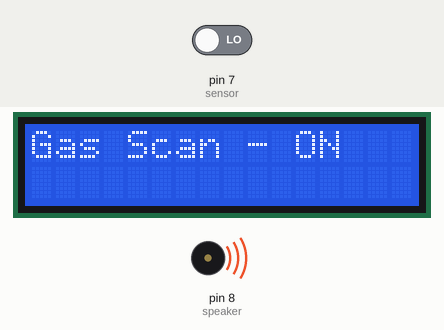
Recording of a sketch running on a simulated Arduino Uno, built with avr-gcc and run on an emulated ATmega328P. Parts: 16×2 character LCD, buzzer (waves = sounding, pin HIGH). Inputs (shaded band) come from the test bench; at power-on: pin 7 (sensor) LOW. The modem accepts every AT command (registered, SIM ready, sends succeed) and sends nothing else.

Above: at 0.6 s.
At 17.1 s:
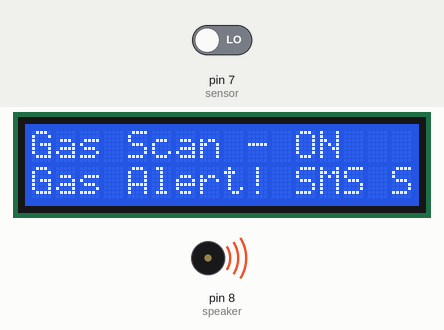
Timing chart, 0 to 18.6 s (numbered marks = the images above):
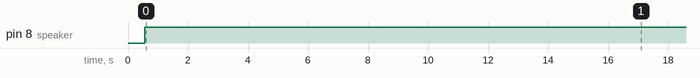

Measured:
- by itself, pin 8 (speaker): LOW → HIGH at 0.56 s
- what the display in image 0 shows lasts 16.4 s, from 0.6 s to 17.0 s

The sketch:

complete_code_for_the_device.ino
```cpp
#include <SoftwareSerial.h>
#include <LiquidCrystal.h>
LiquidCrystal lcd(12, 11, 5, 4, 3, 2);
SoftwareSerial mySerial(9, 10);

int sensor=7;
int speaker=8;
int gas_value,Gas_alert_val, Gas_shut_val;
int Gas_Leak_Status;
int sms_count=0;

void setup()
{

pinMode(sensor,INPUT);
pinMode(speaker,OUTPUT);
mySerial.begin(9600);
Serial.begin(9600);
lcd.begin(16,2);
delay(500);

}

void loop()
{
CheckGas();
CheckShutDown();
}

void CheckGas()
{

lcd.setCursor(0,0);
lcd.print("Gas Scan - ON");
Gas_alert_val=ScanGasLevel();
if(Gas_alert_val==LOW)
{
 SetAlert(); // Function to send SMS Alerts
}}

int ScanGasLevel()
{
gas_value=digitalRead(sensor); // reads the sensor output (Vout of LM35)

return gas_value; // returns temperature value in degree celsius
}

void SetAlert()
{
digitalWrite(speaker,HIGH);
while(sms_count<3) //Number of SMS Alerts to be sent
{
SendTextMessage(); // Function to send AT Commands to GSM module
}
Gas_Leak_Status=1;
lcd.setCursor(0,1);
lcd.print("Gas Alert! SMS Sent!");
}

void CheckShutDown()
{
if(Gas_Leak_Status==1)
{

Gas_shut_val=ScanGasLevel();
if(Gas_shut_val==HIGH)
{

lcd.setCursor(0,1);
lcd.print("No Gas Leaking");
digitalWrite(speaker,LOW);
sms_count=0;
Gas_Leak_Status=0;
}}}

void SendTextMessage()
{
  mySerial.println("AT+CMGF=1");    //To send SMS in Text Mode
  delay(1000);
  mySerial.println("AT+CMGS=\"mobile no"); // change to the phone number you using
  delay(1000);
  mySerial.println("Gas Leaking!");//the content of the message
  delay(200);
  mySerial.println((char)26);//the stopping character
  delay(1000);
   mySerial.println("AT+CMGS=\"mobile no"); // change to the phone number you using
  delay(1000);
  mySerial.println("Gas Leaking!");//the content of the message
  delay(200);
  mySerial.println((char)26);//the message stopping character
  delay(1000);
  sms_count++;
}
```
